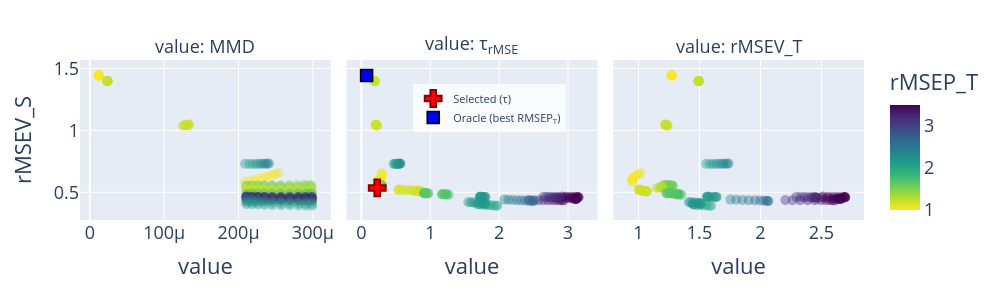

The notebook cell this image was saved under:
### Markdown cell above
## Model selection

### Code cell
model_results_pd = pd.DataFrame.from_dict(model_results, orient="index")
model_results_pd = model_results_pd.loc[model_results_pd["Source"]=="spectrometer"].copy()
model_results_pd["rMSEV_S"] = model_results_pd["RMSEV_S"]
model_results_pd["rTR_LOSS"] = model_results_pd["TR_LOSS"]
model_results_pd["rMSEV_T"] = model_results_pd["RMSEV_T"]
model_results_pd["rMSEP_T"] = model_results_pd["RMSEP_T"]
model_results_pd["domains"] = model_results_pd.apply(lambda x: x["Source"]+"->"+x["Target"], axis = 1)
model_results_pd["model_id"] = np.arange(1, model_results_pd.shape[0]+1)
model_metrics_pd_melt = pd.melt(model_results_pd.loc[:, ["model_id","domains","rMSEV_S","MMD","rTR_LOSS","rMSEV_T","rMSEP_T"]], id_vars = ["model_id","domains","rMSEV_S","rMSEP_T"], var_name = "measure_alignment")
model_metrics_pd_melt['measure_alignment'] = model_metrics_pd_melt['measure_alignment'].replace('rTR_LOSS', 'τ<sub>rMSE</sub>')

# Compute selection criterion on filtered data and find selected/oracle models
mr = model_results_pd.dropna().copy()
# Eq. 10: J_reg = MSE_S + τ_MSE  →  minimize
mr["RMSEV_S + TR_LOSS"] = selection_criterion(
    mr["RMSEV_S"]**2, mr["TR_LOSS"]**2, task="regression"
)

best_trloss = mr.loc[mr["RMSEV_S + TR_LOSS"].idxmin()]
best_oracle = mr.loc[mr["RMSEP_T"].idxmin()]

fig = px.scatter(model_metrics_pd_melt, x = "value", y = "rMSEV_S", color = "rMSEP_T", 
                 hover_data=["model_id"],
                 facet_col = "measure_alignment", 
                 category_orders={"measure_alignment": ["MMD", "τ<sub>rMSE</sub>","rMSEV_T"]},
                 color_continuous_scale=px.colors.sequential.Viridis_r,
                 range_color=[1,3.5],
                )
fig.update_xaxes(matches=None)
fig.update_traces(marker=dict(size=10, opacity=0.4))
fig.update_layout(width = 1000, height = 300, font_size = 18,
                  legend=dict(
        yanchor="top", y=0.85,
        xanchor="left", x=0.425,
        bgcolor="rgba(255,255,255,0.8)",
        font=dict(size=11)))

# Overlay selected (red cross) and oracle (blue square) on τ_rMSE panel only (col 2)
fig.add_trace(
    go.Scatter(x=[best_trloss["TR_LOSS"]], y=[best_trloss["RMSEV_S"]],
               mode="markers",
               marker=dict(symbol="cross", size=14, color="red", opacity=1.0, line=dict(width=2, color="darkred")),
               name="Selected (τ)", legendgroup="selected", showlegend=True,
               hovertemplate=(f"n_comp={int(best_trloss['n_comp'])}, λ={best_trloss['lambda_']:.2g}<br>"
                              f"RMSEP_T={best_trloss['RMSEP_T']:.3f}<extra></extra>")),
    row=1, col=2
)
fig.add_trace(
    go.Scatter(x=[best_oracle["TR_LOSS"]], y=[best_oracle["RMSEV_S"]],
               mode="markers",
               marker=dict(symbol="square", size=12, color="blue", opacity=1.0, line=dict(width=1.5, color="black")),
               name="Oracle (best RMSEP<sub>T</sub>)", legendgroup="oracle", showlegend=True,
               hovertemplate=(f"n_comp={int(best_oracle['n_comp'])}, λ={best_oracle['lambda_']:.2g}<br>"
                              f"RMSEP_T={best_oracle['RMSEP_T']:.3f}<extra></extra>")),
    row=1, col=2
)

# Update facet titles: replace "measure_alignment=X" with "value: X"
for annotation in fig.layout.annotations:
    if "measure_alignment=" in annotation.text:
        label = annotation.text.replace("measure_alignment=", "")
        annotation.text = f"value: {label}"

# fig.write_image("../output/03_hypercamera.pdf")
fig.show()

### Figure 1 — Plotly figure (JSON) as saved in the notebook; plotly's stock layout.template omitted (floating-point values rounded to 4 significant figures; data arrays with more than 128 entries replaced by an {"elided": "..."} marker saying what was removed)
{"data": [{"customdata": {"elided": "200x1 int values"}, "hovertemplate": "measure_alignment=MMD<br>value=%{x}<br>rMSEV_S=%{y}<br>model_id=%{customdata[0]}<br>rMSEP_T=%{marker.color}<extra></extra>", "legendgroup": "", "marker": {"color": {"elided": "200 float values"}, "coloraxis": "coloraxis", "opacity": 0.4, "size": 10, "symbol": "circle"}, "mode": "markers", "name": "", "orientation": "v", "showlegend": false, "type": "scatter", "x": {"elided": "200 float values"}, "xaxis": "x", "y": {"elided": "200 float values"}, "yaxis": "y"}, {"customdata": {"elided": "200x1 int values"}, "hovertemplate": "measure_alignment=τ<sub>rMSE</sub><br>value=%{x}<br>rMSEV_S=%{y}<br>model_id=%{customdata[0]}<br>rMSEP_T=%{marker.color}<extra></extra>", "legendgroup": "", "marker": {"color": {"elided": "200 float values"}, "coloraxis": "coloraxis", "opacity": 0.4, "size": 10, "symbol": "circle"}, "mode": "markers", "name": "", "orientation": "v", "showlegend": false, "type": "scatter", "x": {"elided": "200 float values"}, "xaxis": "x2", "y": {"elided": "200 float values"}, "yaxis": "y2"}, {"customdata": {"elided": "200x1 int values"}, "hovertemplate": "measure_alignment=rMSEV_T<br>value=%{x}<br>rMSEV_S=%{y}<br>model_id=%{customdata[0]}<br>rMSEP_T=%{marker.color}<extra></extra>", "legendgroup": "", "marker": {"color": {"elided": "200 float values"}, "coloraxis": "coloraxis", "opacity": 0.4, "size": 10, "symbol": "circle"}, "mode": "markers", "name": "", "orientation": "v", "showlegend": false, "type": "scatter", "x": {"elided": "200 float values"}, "xaxis": "x3", "y": {"elided": "200 float values"}, "yaxis": "y3"}, {"hovertemplate": "n_comp=8, λ=10<br>RMSEP_T=1.236<extra></extra>", "legendgroup": "selected", "marker": {"color": "red", "line": {"color": "darkred", "width": 2}, "opacity": 1, "size": 14, "symbol": "cross"}, "mode": "markers", "name": "Selected (τ)", "showlegend": true, "type": "scatter", "x": [0.2293], "xaxis": "x2", "y": [0.5347], "yaxis": "y2"}, {"hovertemplate": "n_comp=1, λ=10<br>RMSEP_T=0.792<extra></extra>", "legendgroup": "oracle", "marker": {"color": "blue", "line": {"color": "black", "width": 1.5}, "opacity": 1, "size": 12, "symbol": "square"}, "mode": "markers", "name": "Oracle (best RMSEP<sub>T</sub>)", "showlegend": true, "type": "scatter", "x": [0.07529], "xaxis": "x2", "y": [1.443], "yaxis": "y2"}], "layout": {"annotations": [{"font": {}, "showarrow": false, "text": "value: MMD", "x": 0.16, "xanchor": "center", "xref": "paper", "y": 1, "yanchor": "bottom", "yref": "paper"}, {"font": {}, "showarrow": false, "text": "value: τ<sub>rMSE</sub>", "x": 0.5, "xanchor": "center", "xref": "paper", "y": 1, "yanchor": "bottom", "yref": "paper"}, {"font": {}, "showarrow": false, "text": "value: rMSEV_T", "x": 0.84, "xanchor": "center", "xref": "paper", "y": 1, "yanchor": "bottom", "yref": "paper"}], "coloraxis": {"cmax": 3.5, "cmin": 1, "colorbar": {"title": {"text": "rMSEP_T"}}, "colorscale": [[0, "#fde725"], [0.1111, "#b5de2b"], [0.2222, "#6ece58"], [0.3333, "#35b779"], [0.4444, "#1f9e89"], [0.5556, "#26828e"], [0.6667, "#31688e"], [0.7778, "#3e4989"], [0.8889, "#482878"], [1, "#440154"]]}, "font": {"size": 18}, "height": 300, "legend": {"bgcolor": "rgba(255,255,255,0.8)", "font": {"size": 11}, "tracegroupgap": 0, "x": 0.425, "xanchor": "left", "y": 0.85, "yanchor": "top"}, "margin": {"t": 60}, "width": 1000, "xaxis": {"anchor": "y", "domain": [0, 0.32], "title": {"text": "value"}}, "xaxis2": {"anchor": "y2", "domain": [0.34, 0.66], "title": {"text": "value"}}, "xaxis3": {"anchor": "y3", "domain": [0.68, 1.0], "title": {"text": "value"}}, "yaxis": {"anchor": "x", "domain": [0, 1], "title": {"text": "rMSEV_S"}}, "yaxis2": {"anchor": "x2", "domain": [0, 1], "matches": "y", "showticklabels": false}, "yaxis3": {"anchor": "x3", "domain": [0, 1], "matches": "y", "showticklabels": false}}}
